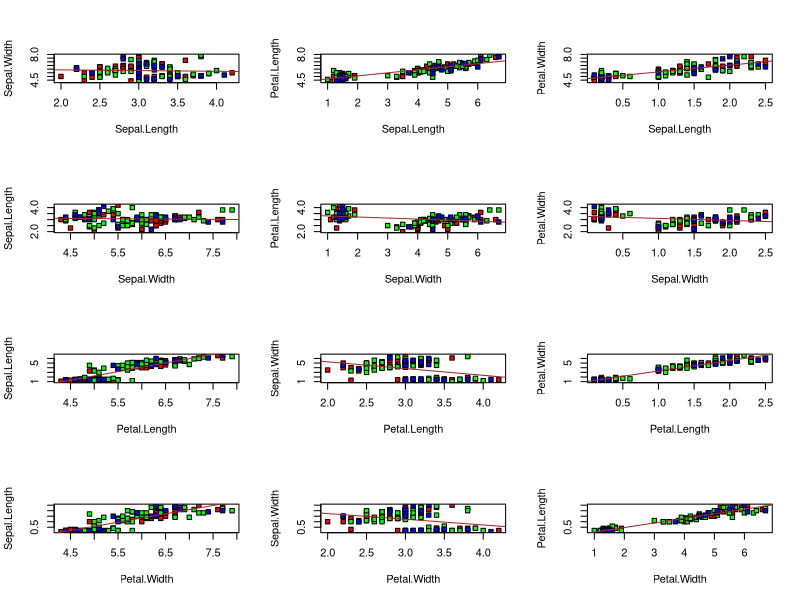

Reproduce this figure in R.
# Group members (Name, Student ID, E-Mail):
# 1. Baldomero Valdez,  Valenzuela, 2905175, baldmer.w@gmail.com
# 2. Omar Trinidad Gutierrez Mendez, 2850441, omar.vpa@gmail.com
# 3. Shinho Kang, 2890169, wis.shinho.kang@gmail.com


data(iris)

# shuffle the dataset and get training and test dataset
shuffled.iris <- iris[sample(1:nrow(iris)), ]
test.ds <- shuffled.iris[1:30,]
training.ds <- shuffled.iris[31:150,]

png(filename="task3.png")
par(mfrow=c(4, 3))

labels = names(iris)[-5]
indexes = c(1:4)
for (x in indexes) {
    for (y in indexes) {
        if (x != y) {

            a = training.ds[,x]
            b = training.ds[,y]

            plot(a~b,
                 pch = 22,
                 bg = c('red', 'green', 'blue')[unclass(iris$Species)],
                 xlab = labels[x],
                 ylab = labels[y]
                 # xlim = c(0,7),
                 # ylim = c(0,7)
                 )
            model = lm(a~b)
            abline(model, col='brown')
        }
    }
}
dev.off()

data(iris)
summary (lm(Sepal.Length ~ Sepal.Width + Petal.Length + Petal.Width, data=iris ))
summary (lm(Sepal.Width ~ Sepal.Length + Petal.Length + Petal.Width, data=iris ))
summary (lm(Petal.Length ~ Sepal.Length + Sepal.Width + Petal.Width, data=iris ))
summary (lm(Petal.Width ~ Sepal.Length + Sepal.Width + Petal.Length, data=iris ))

summary (lm(Petal.Width ~ Sepal.Width + Petal.Length, data=iris ))

# Because each of the plots show a correlation between the columns we can
# conclude that one of the predictors can be expressed as a linear combination
# of the others.
